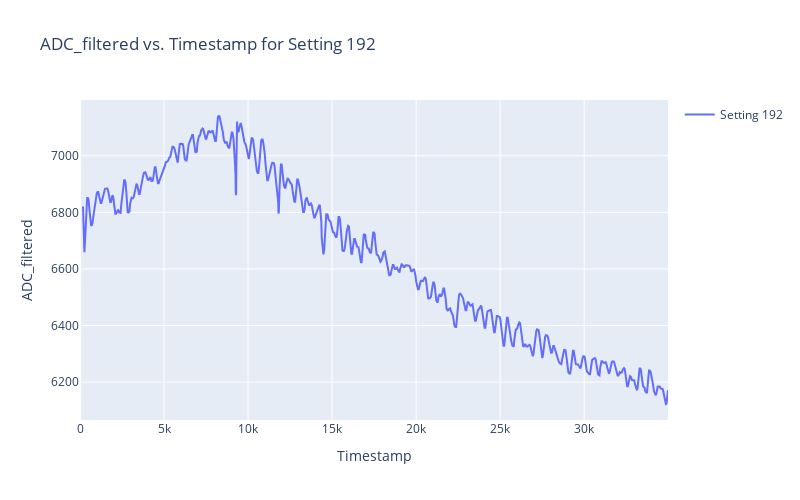

Source (notebook cell):
### Code cell
from scipy.signal import savgol_filter
from scipy.signal import butter, filtfilt
from statsmodels.tsa.filters.hp_filter import hpfilter

# Define the filter
def low_pass_filter(data, cutoff, fs, order=5):
    nyquist = 0.5 * fs
    normal_cutoff = cutoff / nyquist
    b, a = butter(order, normal_cutoff, btype='low', analog=False)
    y = filtfilt(b, a, data)
    return y

# Apply the filter
cutoff = 0.15  # desired cutoff frequency of the filter, Hz
fs = 50.0  # sample rate, Hz
order = 2  # sin wave can be approx represented as quadratic
filtered_data = low_pass_filter(df['ADC'], cutoff, fs, order)

# Define the window size for the moving average
window_size = 150

# Apply the moving average filter to the 'ADC' column
df_normalized['ADC_low_pass'] = low_pass_filter(df['ADC'], cutoff, fs, order) 
df_normalized['ADC_filtered'] = df_normalized['ADC_low_pass'].rolling(window_size).median()


# The specific setting to plot
specific_setting = 192  # Change this to the setting you want to plot

# Filter the DataFrame for the specific setting
df_filtered = df_normalized[df_normalized['Setting'] == specific_setting]

# Define the figure
fig = go.Figure()

# Plot the specific setting
fig.add_trace(
    go.Scatter(
        x=df_filtered['Timestamp'],
        y=df_filtered['ADC_filtered'],
        mode='lines',
        name=f'Setting {specific_setting}',
        # Optionally, you can uncomment and adjust the line color settings if needed
        # line=dict(color=colors[setting % len(colors)])  # Loop through colors cyclically
    )
)

# Set titles and axes labels
fig.update_xaxes(title_text='Timestamp')
fig.update_yaxes(title_text='ADC_filtered')
fig.update_layout(height=500, width=800, title_text=f'ADC_filtered vs. Timestamp for Setting {specific_setting}', showlegend=True)

# Show the plot
fig.show()

### Figure 1 — Plotly figure (JSON) as saved in the notebook; plotly's stock layout.template omitted (floating-point values rounded to 4 significant figures; data arrays with more than 128 entries replaced by an {"elided": "..."} marker saying what was removed)
{"data": [{"mode": "lines", "name": "Setting 192", "type": "scatter", "x": {"elided": "813 int values"}, "y": {"elided": "813 float values"}}], "layout": {"height": 500, "showlegend": true, "title": {"text": "ADC_filtered vs. Timestamp for Setting 192"}, "width": 800, "xaxis": {"title": {"text": "Timestamp"}}, "yaxis": {"title": {"text": "ADC_filtered"}}}}
